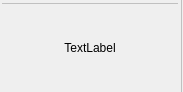
<?xml version="1.0" encoding="UTF-8"?>
<ui version="4.0">
 <class>RibbonVerticalButtonGroup</class>
 <widget class="QWidget" name="RibbonVerticalButtonGroup">
  <property name="geometry">
   <rect>
    <x>0</x>
    <y>0</y>
    <width>183</width>
    <height>92</height>
   </rect>
  </property>
  <property name="windowTitle">
   <string>RibbonVerticalButtonGroup</string>
  </property>
  <layout class="QGridLayout" name="gridLayout">
   <property name="leftMargin">
    <number>0</number>
   </property>
   <property name="topMargin">
    <number>0</number>
   </property>
   <property name="rightMargin">
    <number>0</number>
   </property>
   <property name="bottomMargin">
    <number>0</number>
   </property>
   <property name="spacing">
    <number>0</number>
   </property>
   <item row="0" column="0">
    <layout class="QVBoxLayout" name="verticalLayout">
     <property name="spacing">
      <number>0</number>
     </property>
     <property name="leftMargin">
      <number>2</number>
     </property>
     <property name="topMargin">
      <number>2</number>
     </property>
     <property name="rightMargin">
      <number>2</number>
     </property>
     <property name="bottomMargin">
      <number>2</number>
     </property>
     <item>
      <layout class="QHBoxLayout" name="horizontalLayout">
       <item>
        <layout class="QVBoxLayout" name="verticalLayoutLeft">
         <property name="spacing">
          <number>0</number>
         </property>
        </layout>
       </item>
       <item>
        <layout class="QVBoxLayout" name="verticalLayoutRight">
         <property name="spacing">
          <number>0</number>
         </property>
        </layout>
       </item>
      </layout>
     </item>
     <item>
      <widget class="Line" name="horizontalLine">
       <property name="styleSheet">
        <string notr="true">color: #c0c0c0;</string>
       </property>
       <property name="frameShadow">
        <enum>QFrame::Plain</enum>
       </property>
       <property name="orientation">
        <enum>Qt::Horizontal</enum>
       </property>
      </widget>
     </item>
     <item>
      <widget class="QLabel" name="label">
       <property name="text">
        <string>TextLabel</string>
       </property>
       <property name="alignment">
        <set>Qt::AlignCenter</set>
       </property>
      </widget>
     </item>
    </layout>
   </item>
   <item row="0" column="1">
    <widget class="Line" name="verticalLine">
     <property name="styleSheet">
      <string notr="true">color: #c0c0c0;</string>
     </property>
     <property name="frameShadow">
      <enum>QFrame::Plain</enum>
     </property>
     <property name="orientation">
      <enum>Qt::Vertical</enum>
     </property>
    </widget>
   </item>
  </layout>
 </widget>
 <layoutdefault spacing="6" margin="11"/>
 <resources/>
 <connections/>
</ui>
